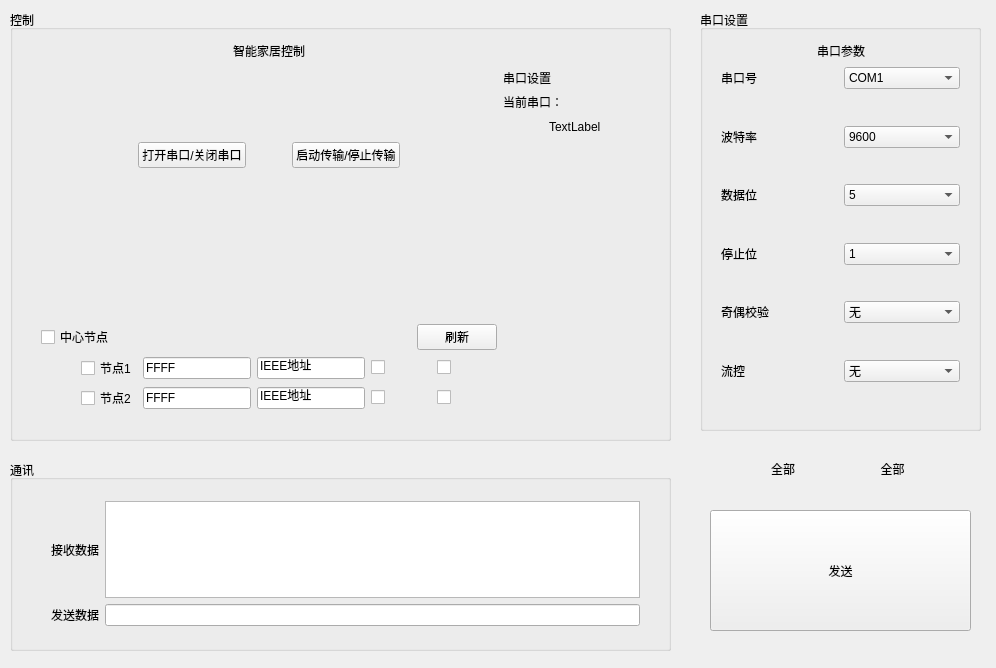
<?xml version="1.0" encoding="UTF-8"?>
<ui version="4.0">
 <class>Widget</class>
 <widget class="QWidget" name="Widget">
  <property name="geometry">
   <rect>
    <x>0</x>
    <y>0</y>
    <width>996</width>
    <height>668</height>
   </rect>
  </property>
  <property name="windowTitle">
   <string>2120180033于耀智能家居控制</string>
  </property>
  <widget class="QGroupBox" name="groupBox">
   <property name="geometry">
    <rect>
     <x>10</x>
     <y>10</y>
     <width>661</width>
     <height>431</height>
    </rect>
   </property>
   <property name="title">
    <string>控制</string>
   </property>
   <widget class="QWidget" name="layoutWidget">
    <property name="geometry">
     <rect>
      <x>20</x>
      <y>20</y>
      <width>628</width>
      <height>391</height>
     </rect>
    </property>
    <layout class="QHBoxLayout" name="horizontalLayout_10">
     <item>
      <layout class="QVBoxLayout" name="verticalLayout">
       <item>
        <layout class="QHBoxLayout" name="horizontalLayout_8">
         <item>
          <spacer name="horizontalSpacer">
           <property name="orientation">
            <enum>Qt::Horizontal</enum>
           </property>
           <property name="sizeHint" stdset="0">
            <size>
             <width>40</width>
             <height>20</height>
            </size>
           </property>
          </spacer>
         </item>
         <item>
          <widget class="QLabel" name="label">
           <property name="styleSheet">
            <string notr="true">
font: 28pt &quot;汉仪尚巍手书W&quot;;</string>
           </property>
           <property name="text">
            <string>智能家居控制</string>
           </property>
          </widget>
         </item>
         <item>
          <spacer name="horizontalSpacer_2">
           <property name="orientation">
            <enum>Qt::Horizontal</enum>
           </property>
           <property name="sizeHint" stdset="0">
            <size>
             <width>40</width>
             <height>20</height>
            </size>
           </property>
          </spacer>
         </item>
        </layout>
       </item>
       <item>
        <spacer name="verticalSpacer_3">
         <property name="orientation">
          <enum>Qt::Vertical</enum>
         </property>
         <property name="sizeHint" stdset="0">
          <size>
           <width>20</width>
           <height>40</height>
          </size>
         </property>
        </spacer>
       </item>
       <item>
        <layout class="QHBoxLayout" name="horizontalLayout_9">
         <item>
          <spacer name="horizontalSpacer_6">
           <property name="orientation">
            <enum>Qt::Horizontal</enum>
           </property>
           <property name="sizeHint" stdset="0">
            <size>
             <width>40</width>
             <height>20</height>
            </size>
           </property>
          </spacer>
         </item>
         <item>
          <layout class="QHBoxLayout" name="horizontalLayout">
           <item>
            <widget class="QPushButton" name="opcls_btn">
             <property name="text">
              <string>打开串口/关闭串口</string>
             </property>
            </widget>
           </item>
           <item>
            <spacer name="horizontalSpacer_5">
             <property name="orientation">
              <enum>Qt::Horizontal</enum>
             </property>
             <property name="sizeHint" stdset="0">
              <size>
               <width>40</width>
               <height>20</height>
              </size>
             </property>
            </spacer>
           </item>
           <item>
            <widget class="QPushButton" name="strstop_btn">
             <property name="text">
              <string>启动传输/停止传输</string>
             </property>
            </widget>
           </item>
          </layout>
         </item>
         <item>
          <spacer name="horizontalSpacer_7">
           <property name="orientation">
            <enum>Qt::Horizontal</enum>
           </property>
           <property name="sizeHint" stdset="0">
            <size>
             <width>40</width>
             <height>20</height>
            </size>
           </property>
          </spacer>
         </item>
        </layout>
       </item>
       <item>
        <spacer name="verticalSpacer_4">
         <property name="orientation">
          <enum>Qt::Vertical</enum>
         </property>
         <property name="sizeHint" stdset="0">
          <size>
           <width>20</width>
           <height>40</height>
          </size>
         </property>
        </spacer>
       </item>
       <item>
        <spacer name="verticalSpacer_10">
         <property name="orientation">
          <enum>Qt::Vertical</enum>
         </property>
         <property name="sizeHint" stdset="0">
          <size>
           <width>20</width>
           <height>40</height>
          </size>
         </property>
        </spacer>
       </item>
       <item>
        <layout class="QHBoxLayout" name="horizontalLayout_11">
         <item>
          <widget class="QCheckBox" name="checkBox">
           <property name="text">
            <string>中心节点</string>
           </property>
          </widget>
         </item>
         <item>
          <spacer name="horizontalSpacer_8">
           <property name="orientation">
            <enum>Qt::Horizontal</enum>
           </property>
           <property name="sizeHint" stdset="0">
            <size>
             <width>40</width>
             <height>20</height>
            </size>
           </property>
          </spacer>
         </item>
         <item>
          <widget class="QPushButton" name="refresh_btn">
           <property name="text">
            <string>刷新</string>
           </property>
          </widget>
         </item>
        </layout>
       </item>
       <item>
        <layout class="QHBoxLayout" name="horizontalLayout_6">
         <item>
          <spacer name="horizontalSpacer_3">
           <property name="orientation">
            <enum>Qt::Horizontal</enum>
           </property>
           <property name="sizeHint" stdset="0">
            <size>
             <width>40</width>
             <height>20</height>
            </size>
           </property>
          </spacer>
         </item>
         <item>
          <layout class="QHBoxLayout" name="horizontalLayout_2">
           <item>
            <widget class="QCheckBox" name="checkBox_2">
             <property name="text">
              <string>节点1</string>
             </property>
            </widget>
           </item>
           <item>
            <widget class="QLineEdit" name="netAddr1">
             <property name="text">
              <string>FFFF</string>
             </property>
            </widget>
           </item>
           <item>
            <widget class="QLineEdit" name="i3eAddr1">
             <property name="text">
              <string>IEEE地址</string>
             </property>
            </widget>
           </item>
           <item>
            <widget class="QCheckBox" name="checkBox_4">
             <property name="enabled">
              <bool>true</bool>
             </property>
             <property name="text">
              <string/>
             </property>
             <property name="checkable">
              <bool>true</bool>
             </property>
            </widget>
           </item>
           <item>
            <widget class="QPushButton" name="pushButton_light_1">
             <property name="text">
              <string/>
             </property>
             <property name="icon">
              <iconset resource="res.qrc">
               <normaloff>:/new/prefix1/light.png</normaloff>:/new/prefix1/light.png</iconset>
             </property>
             <property name="flat">
              <bool>true</bool>
             </property>
            </widget>
           </item>
           <item>
            <widget class="QCheckBox" name="checkBox_5">
             <property name="enabled">
              <bool>true</bool>
             </property>
             <property name="text">
              <string/>
             </property>
             <property name="checkable">
              <bool>true</bool>
             </property>
            </widget>
           </item>
           <item>
            <widget class="QPushButton" name="pushButton_fan_1">
             <property name="text">
              <string/>
             </property>
             <property name="icon">
              <iconset resource="res.qrc">
               <normaloff>:/new/prefix1/fan.png</normaloff>:/new/prefix1/fan.png</iconset>
             </property>
             <property name="flat">
              <bool>true</bool>
             </property>
            </widget>
           </item>
          </layout>
         </item>
        </layout>
       </item>
       <item>
        <layout class="QHBoxLayout" name="horizontalLayout_7">
         <item>
          <spacer name="horizontalSpacer_4">
           <property name="orientation">
            <enum>Qt::Horizontal</enum>
           </property>
           <property name="sizeHint" stdset="0">
            <size>
             <width>40</width>
             <height>20</height>
            </size>
           </property>
          </spacer>
         </item>
         <item>
          <layout class="QHBoxLayout" name="horizontalLayout_3">
           <item>
            <widget class="QCheckBox" name="checkBox_3">
             <property name="text">
              <string>节点2</string>
             </property>
            </widget>
           </item>
           <item>
            <widget class="QLineEdit" name="netAddr2">
             <property name="text">
              <string>FFFF</string>
             </property>
            </widget>
           </item>
           <item>
            <widget class="QLineEdit" name="i3eAddr2">
             <property name="text">
              <string>IEEE地址</string>
             </property>
            </widget>
           </item>
           <item>
            <widget class="QCheckBox" name="checkBox_6">
             <property name="enabled">
              <bool>true</bool>
             </property>
             <property name="text">
              <string/>
             </property>
             <property name="checkable">
              <bool>true</bool>
             </property>
            </widget>
           </item>
           <item>
            <widget class="QPushButton" name="pushButton_light_2">
             <property name="text">
              <string/>
             </property>
             <property name="icon">
              <iconset resource="res.qrc">
               <normaloff>:/new/prefix1/light.png</normaloff>:/new/prefix1/light.png</iconset>
             </property>
             <property name="flat">
              <bool>true</bool>
             </property>
            </widget>
           </item>
           <item>
            <widget class="QCheckBox" name="checkBox_7">
             <property name="enabled">
              <bool>true</bool>
             </property>
             <property name="text">
              <string/>
             </property>
             <property name="checkable">
              <bool>true</bool>
             </property>
            </widget>
           </item>
           <item>
            <widget class="QPushButton" name="pushButton_fan_2">
             <property name="text">
              <string/>
             </property>
             <property name="icon">
              <iconset resource="res.qrc">
               <normaloff>:/new/prefix1/fan.png</normaloff>:/new/prefix1/fan.png</iconset>
             </property>
             <property name="flat">
              <bool>true</bool>
             </property>
            </widget>
           </item>
          </layout>
         </item>
        </layout>
       </item>
      </layout>
     </item>
     <item>
      <layout class="QVBoxLayout" name="verticalLayout_2">
       <item>
        <widget class="QPushButton" name="setting_btn">
         <property name="text">
          <string/>
         </property>
         <property name="icon">
          <iconset resource="res.qrc">
           <normaloff>:/new/prefix1/settings.png</normaloff>:/new/prefix1/settings.png</iconset>
         </property>
         <property name="iconSize">
          <size>
           <width>40</width>
           <height>40</height>
          </size>
         </property>
         <property name="flat">
          <bool>true</bool>
         </property>
        </widget>
       </item>
       <item>
        <widget class="QLabel" name="label_6">
         <property name="text">
          <string>串口设置</string>
         </property>
        </widget>
       </item>
       <item>
        <widget class="QLabel" name="label_2">
         <property name="text">
          <string>当前串口：</string>
         </property>
        </widget>
       </item>
       <item>
        <layout class="QHBoxLayout" name="horizontalLayout_22">
         <item>
          <spacer name="horizontalSpacer_13">
           <property name="orientation">
            <enum>Qt::Horizontal</enum>
           </property>
           <property name="sizeHint" stdset="0">
            <size>
             <width>40</width>
             <height>20</height>
            </size>
           </property>
          </spacer>
         </item>
         <item>
          <widget class="QLabel" name="label_com">
           <property name="text">
            <string>TextLabel</string>
           </property>
          </widget>
         </item>
         <item>
          <spacer name="horizontalSpacer_14">
           <property name="orientation">
            <enum>Qt::Horizontal</enum>
           </property>
           <property name="sizeHint" stdset="0">
            <size>
             <width>40</width>
             <height>20</height>
            </size>
           </property>
          </spacer>
         </item>
        </layout>
       </item>
       <item>
        <spacer name="verticalSpacer">
         <property name="orientation">
          <enum>Qt::Vertical</enum>
         </property>
         <property name="sizeHint" stdset="0">
          <size>
           <width>20</width>
           <height>40</height>
          </size>
         </property>
        </spacer>
       </item>
      </layout>
     </item>
    </layout>
   </widget>
  </widget>
  <widget class="QGroupBox" name="groupBox_2">
   <property name="geometry">
    <rect>
     <x>10</x>
     <y>460</y>
     <width>661</width>
     <height>191</height>
    </rect>
   </property>
   <property name="title">
    <string>通讯</string>
   </property>
   <widget class="QWidget" name="layoutWidget">
    <property name="geometry">
     <rect>
      <x>30</x>
      <y>30</y>
      <width>611</width>
      <height>147</height>
     </rect>
    </property>
    <layout class="QVBoxLayout" name="verticalLayout_3">
     <item>
      <layout class="QHBoxLayout" name="horizontalLayout_4">
       <item>
        <widget class="QLabel" name="label_4">
         <property name="text">
          <string>接收数据</string>
         </property>
        </widget>
       </item>
       <item>
        <widget class="QPlainTextEdit" name="recvMsgplainTextEdit"/>
       </item>
      </layout>
     </item>
     <item>
      <layout class="QHBoxLayout" name="horizontalLayout_13">
       <item>
        <widget class="QLabel" name="label_5">
         <property name="text">
          <string>发送数据</string>
         </property>
        </widget>
       </item>
       <item>
        <widget class="QLineEdit" name="sendMsgLineEdit"/>
       </item>
      </layout>
     </item>
    </layout>
   </widget>
  </widget>
  <widget class="QGroupBox" name="groupBox_3">
   <property name="geometry">
    <rect>
     <x>700</x>
     <y>10</y>
     <width>281</width>
     <height>421</height>
    </rect>
   </property>
   <property name="title">
    <string>串口设置</string>
   </property>
   <widget class="QWidget" name="layoutWidget_2">
    <property name="geometry">
     <rect>
      <x>10</x>
      <y>20</y>
      <width>261</width>
      <height>391</height>
     </rect>
    </property>
    <layout class="QVBoxLayout" name="verticalLayout_4">
     <item>
      <layout class="QHBoxLayout" name="horizontalLayout_12">
       <item>
        <spacer name="horizontalSpacer_9">
         <property name="orientation">
          <enum>Qt::Horizontal</enum>
         </property>
         <property name="sizeHint" stdset="0">
          <size>
           <width>40</width>
           <height>20</height>
          </size>
         </property>
        </spacer>
       </item>
       <item>
        <widget class="QLabel" name="label_7">
         <property name="text">
          <string>串口参数</string>
         </property>
        </widget>
       </item>
       <item>
        <spacer name="horizontalSpacer_10">
         <property name="orientation">
          <enum>Qt::Horizontal</enum>
         </property>
         <property name="sizeHint" stdset="0">
          <size>
           <width>40</width>
           <height>20</height>
          </size>
         </property>
        </spacer>
       </item>
      </layout>
     </item>
     <item>
      <layout class="QVBoxLayout" name="verticalLayout_5">
       <item>
        <layout class="QHBoxLayout" name="horizontalLayout_14">
         <item>
          <layout class="QVBoxLayout" name="verticalLayout_6">
           <item>
            <layout class="QHBoxLayout" name="horizontalLayout_15">
             <item>
              <widget class="QLabel" name="label_8">
               <property name="text">
                <string>串口号</string>
               </property>
              </widget>
             </item>
             <item>
              <widget class="QComboBox" name="portNameComboBox">
               <item>
                <property name="text">
                 <string>COM1</string>
                </property>
               </item>
               <item>
                <property name="text">
                 <string>COM2</string>
                </property>
               </item>
               <item>
                <property name="text">
                 <string>COM3</string>
                </property>
               </item>
              </widget>
             </item>
            </layout>
           </item>
           <item>
            <spacer name="verticalSpacer_5">
             <property name="orientation">
              <enum>Qt::Vertical</enum>
             </property>
             <property name="sizeHint" stdset="0">
              <size>
               <width>20</width>
               <height>40</height>
              </size>
             </property>
            </spacer>
           </item>
           <item>
            <layout class="QHBoxLayout" name="horizontalLayout_16">
             <item>
              <widget class="QLabel" name="label_10">
               <property name="text">
                <string>波特率</string>
               </property>
              </widget>
             </item>
             <item>
              <widget class="QComboBox" name="baudRateComboBox">
               <item>
                <property name="text">
                 <string>9600</string>
                </property>
               </item>
               <item>
                <property name="text">
                 <string>38400</string>
                </property>
               </item>
               <item>
                <property name="text">
                 <string>115200</string>
                </property>
               </item>
              </widget>
             </item>
            </layout>
           </item>
           <item>
            <spacer name="verticalSpacer_6">
             <property name="orientation">
              <enum>Qt::Vertical</enum>
             </property>
             <property name="sizeHint" stdset="0">
              <size>
               <width>20</width>
               <height>40</height>
              </size>
             </property>
            </spacer>
           </item>
           <item>
            <layout class="QHBoxLayout" name="horizontalLayout_17">
             <item>
              <widget class="QLabel" name="label_11">
               <property name="text">
                <string>数据位</string>
               </property>
              </widget>
             </item>
             <item>
              <widget class="QComboBox" name="dataBitsComboBox">
               <item>
                <property name="text">
                 <string>5</string>
                </property>
               </item>
               <item>
                <property name="text">
                 <string>6</string>
                </property>
               </item>
               <item>
                <property name="text">
                 <string>7</string>
                </property>
               </item>
               <item>
                <property name="text">
                 <string>8</string>
                </property>
               </item>
              </widget>
             </item>
            </layout>
           </item>
           <item>
            <spacer name="verticalSpacer_7">
             <property name="orientation">
              <enum>Qt::Vertical</enum>
             </property>
             <property name="sizeHint" stdset="0">
              <size>
               <width>20</width>
               <height>40</height>
              </size>
             </property>
            </spacer>
           </item>
           <item>
            <layout class="QHBoxLayout" name="horizontalLayout_18">
             <item>
              <widget class="QLabel" name="label_12">
               <property name="text">
                <string>停止位</string>
               </property>
              </widget>
             </item>
             <item>
              <widget class="QComboBox" name="stopBitsComboBox">
               <item>
                <property name="text">
                 <string>1</string>
                </property>
               </item>
               <item>
                <property name="text">
                 <string>2</string>
                </property>
               </item>
              </widget>
             </item>
            </layout>
           </item>
           <item>
            <spacer name="verticalSpacer_8">
             <property name="orientation">
              <enum>Qt::Vertical</enum>
             </property>
             <property name="sizeHint" stdset="0">
              <size>
               <width>20</width>
               <height>40</height>
              </size>
             </property>
            </spacer>
           </item>
           <item>
            <layout class="QHBoxLayout" name="horizontalLayout_19">
             <item>
              <widget class="QLabel" name="label_13">
               <property name="text">
                <string>奇偶校验</string>
               </property>
              </widget>
             </item>
             <item>
              <widget class="QComboBox" name="parityComboBox">
               <item>
                <property name="text">
                 <string>无</string>
                </property>
               </item>
               <item>
                <property name="text">
                 <string>奇</string>
                </property>
               </item>
               <item>
                <property name="text">
                 <string>偶</string>
                </property>
               </item>
              </widget>
             </item>
            </layout>
           </item>
           <item>
            <spacer name="verticalSpacer_9">
             <property name="orientation">
              <enum>Qt::Vertical</enum>
             </property>
             <property name="sizeHint" stdset="0">
              <size>
               <width>20</width>
               <height>40</height>
              </size>
             </property>
            </spacer>
           </item>
           <item>
            <layout class="QHBoxLayout" name="horizontalLayout_20">
             <item>
              <widget class="QLabel" name="label_14">
               <property name="text">
                <string>流控</string>
               </property>
              </widget>
             </item>
             <item>
              <widget class="QComboBox" name="flowComboBox">
               <item>
                <property name="text">
                 <string>无</string>
                </property>
               </item>
              </widget>
             </item>
            </layout>
           </item>
          </layout>
         </item>
        </layout>
       </item>
       <item>
        <layout class="QHBoxLayout" name="horizontalLayout_5">
         <item>
          <spacer name="horizontalSpacer_11">
           <property name="orientation">
            <enum>Qt::Horizontal</enum>
           </property>
           <property name="sizeHint" stdset="0">
            <size>
             <width>40</width>
             <height>20</height>
            </size>
           </property>
          </spacer>
         </item>
         <item>
          <widget class="QPushButton" name="window_btn">
           <property name="text">
            <string/>
           </property>
           <property name="icon">
            <iconset resource="res.qrc">
             <normaloff>:/new/prefix1/window.png</normaloff>:/new/prefix1/window.png</iconset>
           </property>
           <property name="iconSize">
            <size>
             <width>40</width>
             <height>25</height>
            </size>
           </property>
           <property name="flat">
            <bool>true</bool>
           </property>
          </widget>
         </item>
         <item>
          <spacer name="horizontalSpacer_12">
           <property name="orientation">
            <enum>Qt::Horizontal</enum>
           </property>
           <property name="sizeHint" stdset="0">
            <size>
             <width>40</width>
             <height>20</height>
            </size>
           </property>
          </spacer>
         </item>
        </layout>
       </item>
       <item>
        <layout class="QHBoxLayout" name="horizontalLayout_21"/>
       </item>
      </layout>
     </item>
    </layout>
   </widget>
  </widget>
  <widget class="QPushButton" name="send_btn">
   <property name="geometry">
    <rect>
     <x>710</x>
     <y>510</y>
     <width>261</width>
     <height>121</height>
    </rect>
   </property>
   <property name="styleSheet">
    <string notr="true">font: 40pt &quot;新宋体&quot;;</string>
   </property>
   <property name="text">
    <string>发送</string>
   </property>
  </widget>
  <widget class="QWidget" name="">
   <property name="geometry">
    <rect>
     <x>720</x>
     <y>450</y>
     <width>235</width>
     <height>37</height>
    </rect>
   </property>
   <layout class="QHBoxLayout" name="horizontalLayout_23">
    <item>
     <widget class="QPushButton" name="pushButton_fan_all">
      <property name="text">
       <string>全部</string>
      </property>
      <property name="icon">
       <iconset resource="res.qrc">
        <normaloff>:/new/prefix1/fan.png</normaloff>:/new/prefix1/fan.png</iconset>
      </property>
      <property name="flat">
       <bool>true</bool>
      </property>
     </widget>
    </item>
    <item>
     <widget class="QPushButton" name="pushButton_light_all">
      <property name="text">
       <string>全部</string>
      </property>
      <property name="icon">
       <iconset resource="res.qrc">
        <normaloff>:/new/prefix1/light.png</normaloff>:/new/prefix1/light.png</iconset>
      </property>
      <property name="flat">
       <bool>true</bool>
      </property>
     </widget>
    </item>
   </layout>
  </widget>
 </widget>
 <layoutdefault spacing="6" margin="11"/>
 <resources>
  <include location="res.qrc"/>
 </resources>
 <connections>
  <connection>
   <sender>pushButton_light_1</sender>
   <signal>clicked()</signal>
   <receiver>checkBox_4</receiver>
   <slot>click()</slot>
   <hints>
    <hint type="sourcelabel">
     <x>474</x>
     <y>351</y>
    </hint>
    <hint type="destinationlabel">
     <x>435</x>
     <y>350</y>
    </hint>
   </hints>
  </connection>
  <connection>
   <sender>pushButton_light_2</sender>
   <signal>clicked()</signal>
   <receiver>checkBox_6</receiver>
   <slot>click()</slot>
   <hints>
    <hint type="sourcelabel">
     <x>474</x>
     <y>399</y>
    </hint>
    <hint type="destinationlabel">
     <x>435</x>
     <y>398</y>
    </hint>
   </hints>
  </connection>
  <connection>
   <sender>pushButton_fan_1</sender>
   <signal>clicked()</signal>
   <receiver>checkBox_5</receiver>
   <slot>click()</slot>
   <hints>
    <hint type="sourcelabel">
     <x>618</x>
     <y>427</y>
    </hint>
    <hint type="destinationlabel">
     <x>512</x>
     <y>350</y>
    </hint>
   </hints>
  </connection>
  <connection>
   <sender>pushButton_fan_2</sender>
   <signal>clicked()</signal>
   <receiver>checkBox_7</receiver>
   <slot>click()</slot>
   <hints>
    <hint type="sourcelabel">
     <x>551</x>
     <y>399</y>
    </hint>
    <hint type="destinationlabel">
     <x>512</x>
     <y>398</y>
    </hint>
   </hints>
  </connection>
  <connection>
   <sender>pushButton_fan_all</sender>
   <signal>clicked()</signal>
   <receiver>checkBox_5</receiver>
   <slot>click()</slot>
   <hints>
    <hint type="sourcelabel">
     <x>776</x>
     <y>468</y>
    </hint>
    <hint type="destinationlabel">
     <x>483</x>
     <y>350</y>
    </hint>
   </hints>
  </connection>
  <connection>
   <sender>pushButton_fan_all</sender>
   <signal>clicked()</signal>
   <receiver>checkBox_7</receiver>
   <slot>click()</slot>
   <hints>
    <hint type="sourcelabel">
     <x>776</x>
     <y>468</y>
    </hint>
    <hint type="destinationlabel">
     <x>483</x>
     <y>398</y>
    </hint>
   </hints>
  </connection>
  <connection>
   <sender>pushButton_light_all</sender>
   <signal>clicked()</signal>
   <receiver>checkBox_4</receiver>
   <slot>click()</slot>
   <hints>
    <hint type="sourcelabel">
     <x>897</x>
     <y>468</y>
    </hint>
    <hint type="destinationlabel">
     <x>406</x>
     <y>350</y>
    </hint>
   </hints>
  </connection>
  <connection>
   <sender>pushButton_light_all</sender>
   <signal>clicked()</signal>
   <receiver>checkBox_6</receiver>
   <slot>click()</slot>
   <hints>
    <hint type="sourcelabel">
     <x>897</x>
     <y>468</y>
    </hint>
    <hint type="destinationlabel">
     <x>406</x>
     <y>398</y>
    </hint>
   </hints>
  </connection>
 </connections>
</ui>
